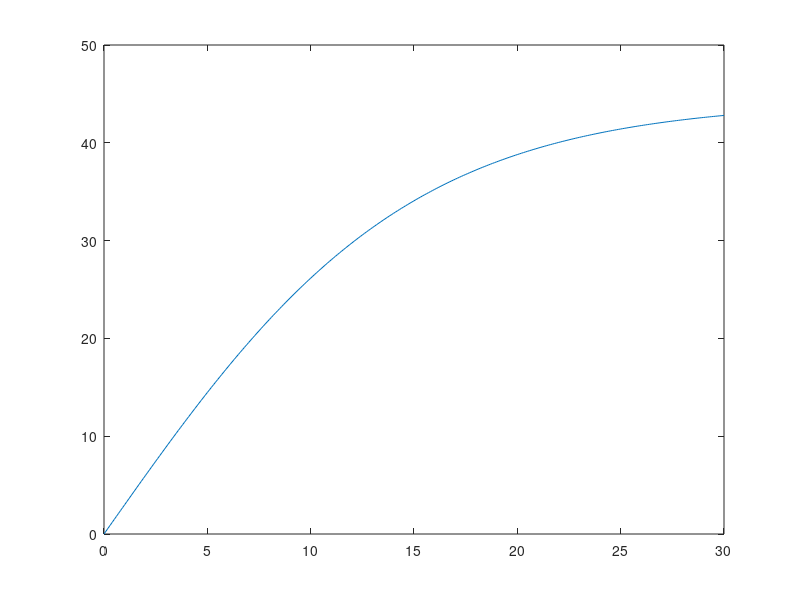
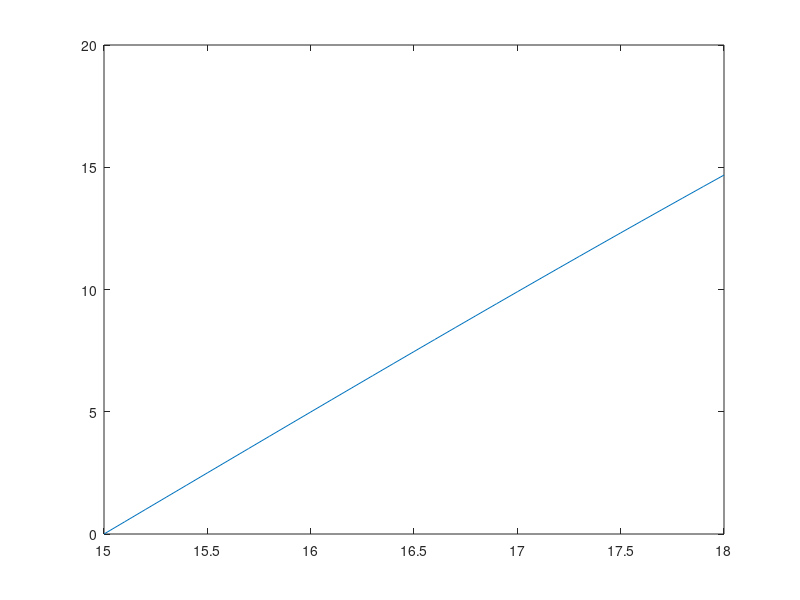

Source code (MATLAB) for these figures, in order:
%%%%%%%%%%%%%%%%%%%%%%%%%%%%%%%%%%%%%%%%%%%%%%%%%%%%%%%%%%%%%%%%%%%%%%%%%%%
% CODE CHALLENGE 7 - Integrating Forward in Time with Euler (RK1)
% 
% The purpose of this challenge is to solve for a car's velocity with
% respect to time. We will use Euler's Method solving forward in time (RK1)
% over 30 seconds with varying accelerations. Three parts will include
% accelerating with gas, N2O, and braking until the car comes to a stop.
%
% Please ZIP and upload your team's script(s) and figures to Canvas to 
% complete the challenge.
% 
% STUDENT TEAMMATES
% 1.
% 2.
% 3.
% 4.
%
% CHALLENGE AUTHORS
% Torin Clark, Melinda Zavala 
%%%%%%%%%%%%%%%%%%%%%%%%%%%%%%%%%%%%%%%%%%%%%%%%%%%%%%%%%%%%%%%%%%%%%%%%%%%
%% Housekeeping
clear all
close all
clc

%% Given Variables

Cd   = 0.5;   % coefficient of drag
rho  = 1.225; % density of air at sea level, at 15C (kg/m^3)
aGas = 3;     % acceleration with gas (m/s^2)
aN20 = 5;     % acceleration with NO2 (m/s^2)
aB   = -1;    % braking acceleration (m/s^2)
Ar   = 4;     % frontal area of vehicle (m^2)
m    = 800;   % kg

%% Part 1: Acceleration
% Solve for the acceleration with gas for the full time period and plot the
% results.
% Function: dv/dt = a(t) - (1/2)*(1/m)*Cd*rho*Ar*v(t)^2 (second component is
% equation for drag)
f1=@(v) aGas - (1/2)*(1/m)*Cd*rho*Ar*v^2;
dt = .1;
count = 1;
time = 0:dt:30;
gasvel = zeros(1,length(time));
for t=time(1:end-1)
    count = count + 1;
    gasvel(count) = gasvel(count-1) + dt*(f1(gasvel(count-1)));
end
figure(1)
plot(time,gasvel)

%% Part 2: N20
% If press N20 pedal from t = 15-18 seconds. Plot until t = 18.
f2=@(v) aN20- (1/2)*(1/m)*Cd*rho*Ar*v^2;
count = 1;
time = 15:dt:18;
N20vel = zeros(1,length(time));
for t=time(1:end-1)
    count = count + 1;
    N20vel(count) = N20vel(count-1) + dt*(f2(N20vel(count-1)));
end
figure(2)
plot(time,N20vel)

%% Part 3: deceleration
% Use accelertion value of -1 m/s^2, plot until v = 0 (could be > 30sec)
